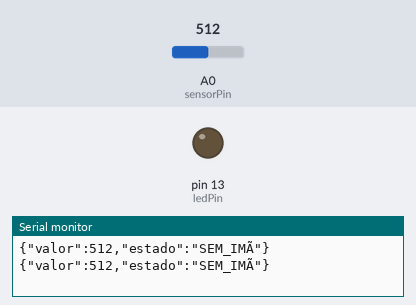
Bench run of a sketch on a simulated Arduino Uno, built with avr-gcc and run on an emulated ATmega328P. On the bench: output pins drawn as LEDs (lit = HIGH), the last lines printed to the serial monitor. The inputs (shaded band) are chosen by the test bench; at power-on: A0 (sensorPin) = 512.

Above: at 2.8 s.
2.9 s: A0 (sensorPin) set to 629
5.6 s: A0 (sensorPin) set to 652
At 6.8 s:
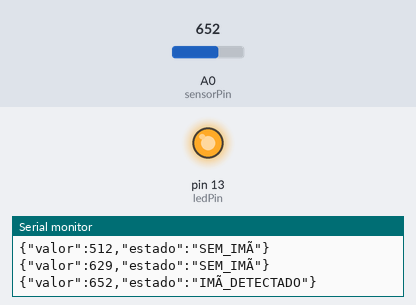
8.3 s: A0 (sensorPin) set to 627
At 11.1 s:
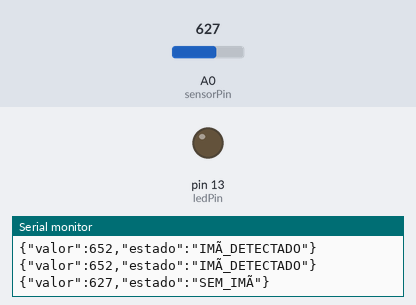
11.5 s: A0 (sensorPin) set to 647
At 12.6 s:
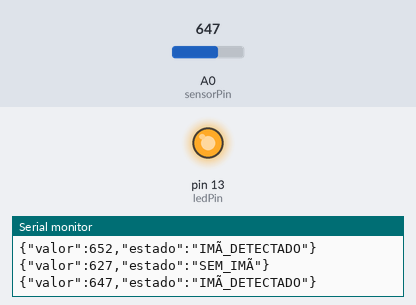
Timing chart, 0 to 14.5 s (numbered marks = the images above; inputs shaded):
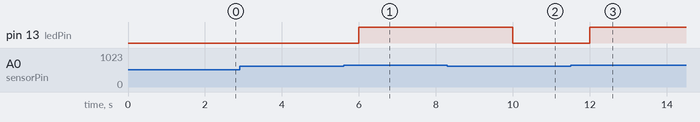

The sketch:

ArduinoKY-24.ino
```cpp
const int sensorPin = A0;
const int ledPin = 13;
const int threshold = 637;

void setup() {
  Serial.begin(9600);
  pinMode(ledPin, OUTPUT);
  // Remova a mensagem inicial para evitar problemas
}

void loop() {
  int valorSensor = analogRead(sensorPin);
  bool imaDetectado = valorSensor > threshold;

  digitalWrite(ledPin, imaDetectado ? HIGH : LOW);

  // Envia APENAS o JSON, sem mensagens adicionais
  Serial.print("{\"valor\":");
  Serial.print(valorSensor);
  Serial.print(",\"estado\":\"");
  Serial.print(imaDetectado ? "IMÃ_DETECTADO" : "SEM_IMÃ");
  Serial.println("\"}");

  delay(2000);
}
```

Measured:
- the behaviour switches between 637 and 638 on A0 (sensorPin) (found by bisection; images 0 and 1)
- after the input at 5.6 s, pin 13 (ledPin): LOW → HIGH after 0.40 s
- after the input at 8.3 s, pin 13 (ledPin): HIGH → LOW after 1.7 s
- after the input at 11.5 s, pin 13 (ledPin): LOW → HIGH after 0.50 s
